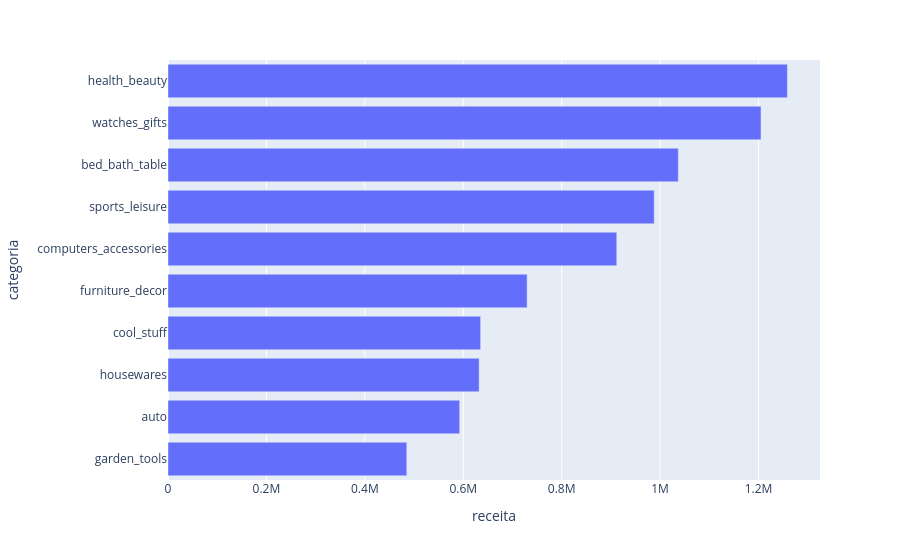

The cell this chart's notebook holds for it:
### Markdown cell above
## Top 10 categorias por receita

### Code cell
top_cat = pd.read_sql(
    """
    SELECT p.product_category_name_english AS categoria, SUM(f.price) AS receita
    FROM dw.fact_order_items f
    JOIN dw.dim_products p ON f.product_key = p.product_key
    GROUP BY categoria ORDER BY receita DESC LIMIT 10
    """,
    engine,
)
px.bar(top_cat.sort_values("receita"), x="receita", y="categoria", orientation="h")

### Figure 1 — Plotly figure (JSON) as saved in the notebook; plotly's stock layout.template omitted (floating-point values rounded to 4 significant figures)
{"data": [{"hovertemplate": "receita=%{x}<br>categoria=%{y}<extra></extra>", "legendgroup": "", "marker": {"color": "#636efa", "pattern": {"shape": ""}}, "name": "", "orientation": "h", "showlegend": false, "textposition": "auto", "type": "bar", "x": [485300.0, 592700.0, 632200.0, 635300.0, 729800.0, 912000.0, 988000.0, 1037000.0, 1205000.0, 1259000.0], "xaxis": "x", "y": ["garden_tools", "auto", "housewares", "cool_stuff", "furniture_decor", "computers_accessories", "sports_leisure", "bed_bath_table", "watches_gifts", "health_beauty"], "yaxis": "y"}], "layout": {"barmode": "relative", "legend": {"tracegroupgap": 0}, "margin": {"t": 60}, "xaxis": {"anchor": "y", "domain": [0, 1], "title": {"text": "receita"}}, "yaxis": {"anchor": "x", "domain": [0, 1], "title": {"text": "categoria"}}}}
